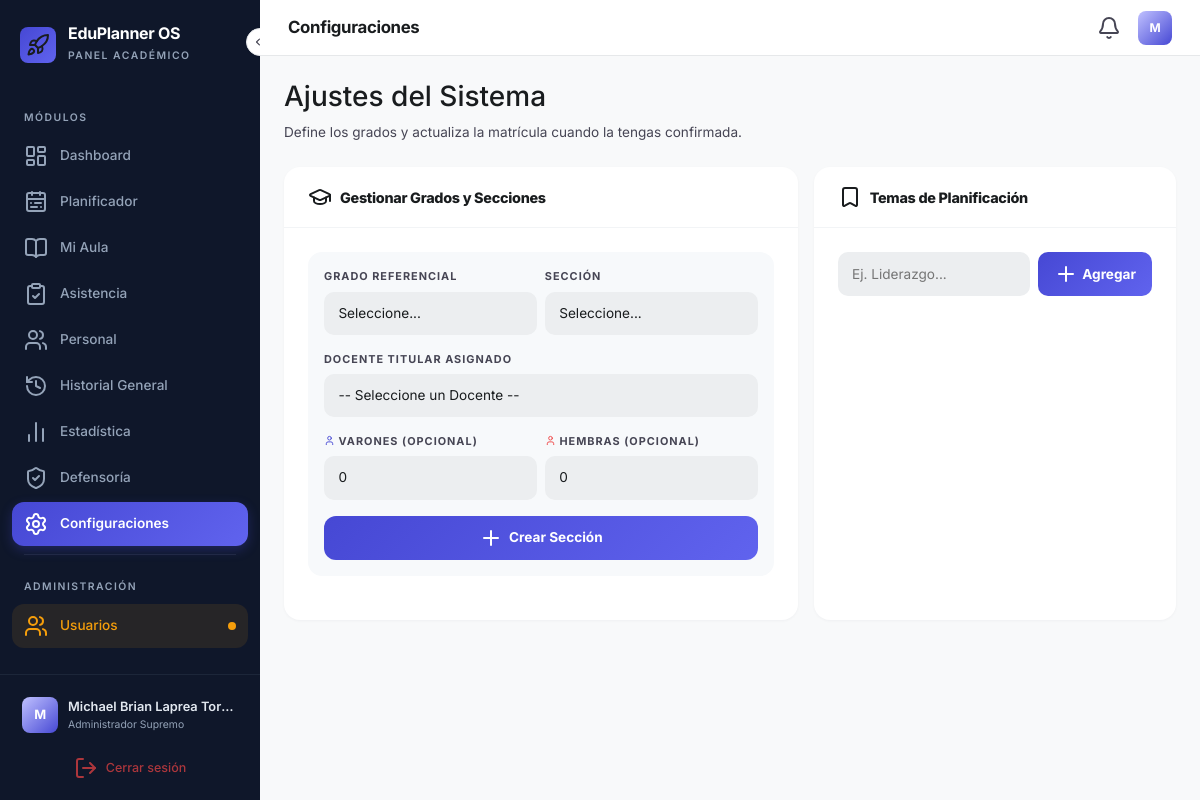
The app's page /configuracion (signed in), older data.
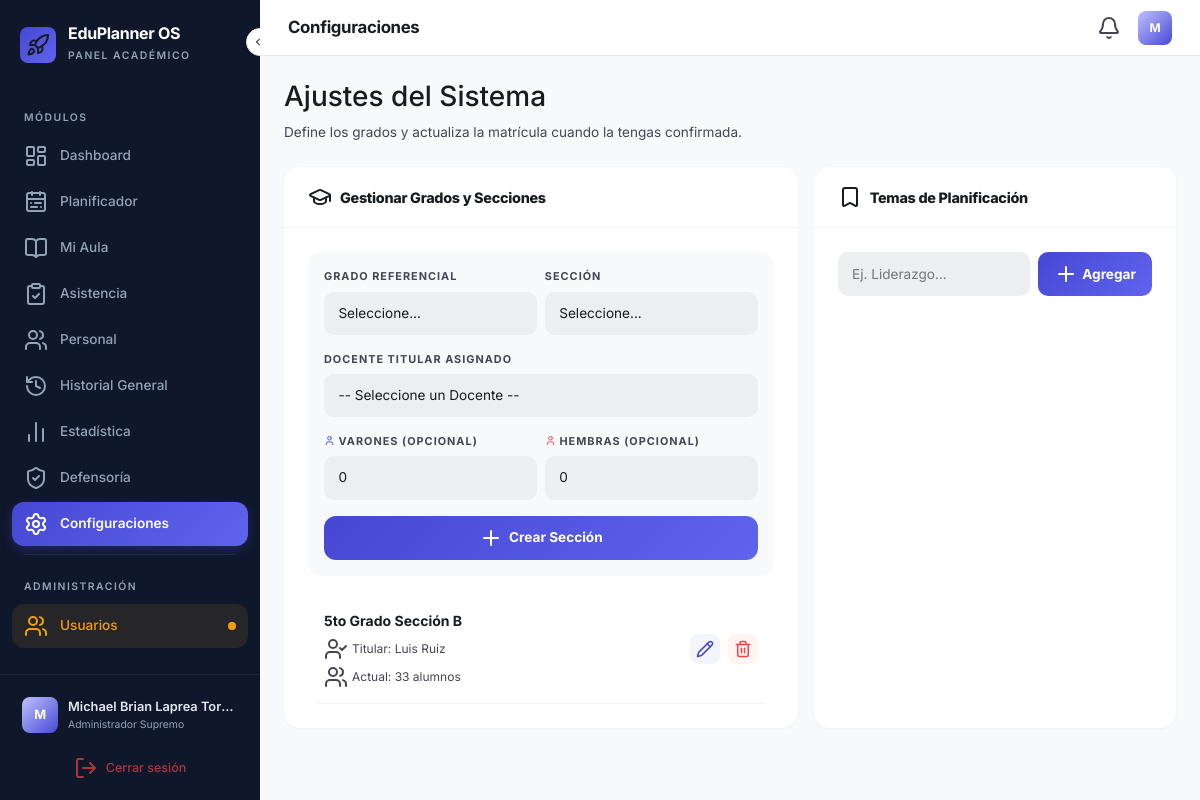
The same page, newer data.
### backup_v3/app.py (models this page shows)
class Grado(db.Model):
    id = db.Column(db.Integer, primary_key=True)
    nombre = db.Column(db.String(50), nullable=False)
    total_varones = db.Column(db.Integer, default=0)
    total_hembras = db.Column(db.Integer, default=0)
    usuario_id = db.Column(db.Integer, db.ForeignKey('usuario.id'), nullable=False)
    docente_info = db.relationship('Usuario', backref='grados_asignados', lazy=True)

class Usuario(db.Model):
    id = db.Column(db.Integer, primary_key=True)
    username = db.Column(db.String(50), unique=True, nullable=False)
    nombre_completo = db.Column(db.String(100), nullable=False)
    email = db.Column(db.String(120), unique=True, nullable=False)
    area_trabajo = db.Column(db.String(100), nullable=False)
    password = db.Column(db.String(200), nullable=False)
    rol_id = db.Column(db.Integer, db.ForeignKey('rol.id'), nullable=True)

### backup_v3/app.py (the view, shortened to what this page needs)
@app.route('/configuracion', methods=['GET', 'POST'])
def configuracion():
    if not session.get('logeado'): return redirect(url_for('auth.login'))
    docentes = Usuario.query.join(Rol).filter(Rol.nombre == 'Docente de Aula').all()
    return render_template('configuracion.html', grados=Grado.query.all(), temas=Tema.query.all(), docentes=docentes)

### backup_v3/app.py (called while the page is built)
@app.context_processor
def inyectar_datos_globales():
    return dict(
        mis_permisos=session.get('permisos', ''),
        mi_rol=session.get('nombre_rol', 'Sin Rol'),
        total_anuncios=Anuncio.query.count(),
        hoy_str=datetime.now().strftime('%d/%m/%Y')
    )

### backup_v3/templates/configuracion.html (shortened to what the changed rows need)
{% extends "base.html" %}
{% block content %}
<div class="mx-auto" style="max-width: 1200px;">
    <div class="row g-3">
        <div class="col-md-7 mb-4">
            <div class="config-card">
                <div class="card-inner">
                    <div class="list-zone">
                        {% for grado in grados %}
                        <div class="list-item">
                            <div>
                                <span class="name">{{ grado.nombre }}</span>
                                <div class="sub mt-1 mb-1"><i data-lucide="user-check"></i> Titular: {% if grado.docente_info %} {{ grado.docente_info.nombre_completo }} {% else %} <span class="text-danger fw-bold ms-1">Sin Asignar</span> {% endif %}</div>
                                <div class="sub"><i data-lucide="users"></i> Actual: {{ grado.total_varones + grado.total_hembras }} alumnos</div>
                            </div>
                            <div class="d-flex gap-2">
                                <button class="btn-icon-round edit" data-bs-toggle="modal" data-bs-target="#modalMatricula{{ grado.id }}" title="Editar Matrícula">
                                    <i data-lucide="pencil"></i>
                                </button>
                                <button class="btn-icon-round del" onclick="confirmarEliminacion('/borrar_grado/{{ grado.id }}', 'el grado {{ grado.nombre }}')">
                                    <i data-lucide="trash-2"></i>
                                </button>
                            </div>
                        </div>
                        {% endfor %}
                    </div>
                </div>
            </div>
        </div>
    </div>
</div>
{% endblock %}

Row changes from the older to the newer data that the page shows:
added Grado: nombre "5to Grado Sección B", docente_info.nombre_completo "Luis Ruiz", grado.total_varones+grado.total_hembras "33"
